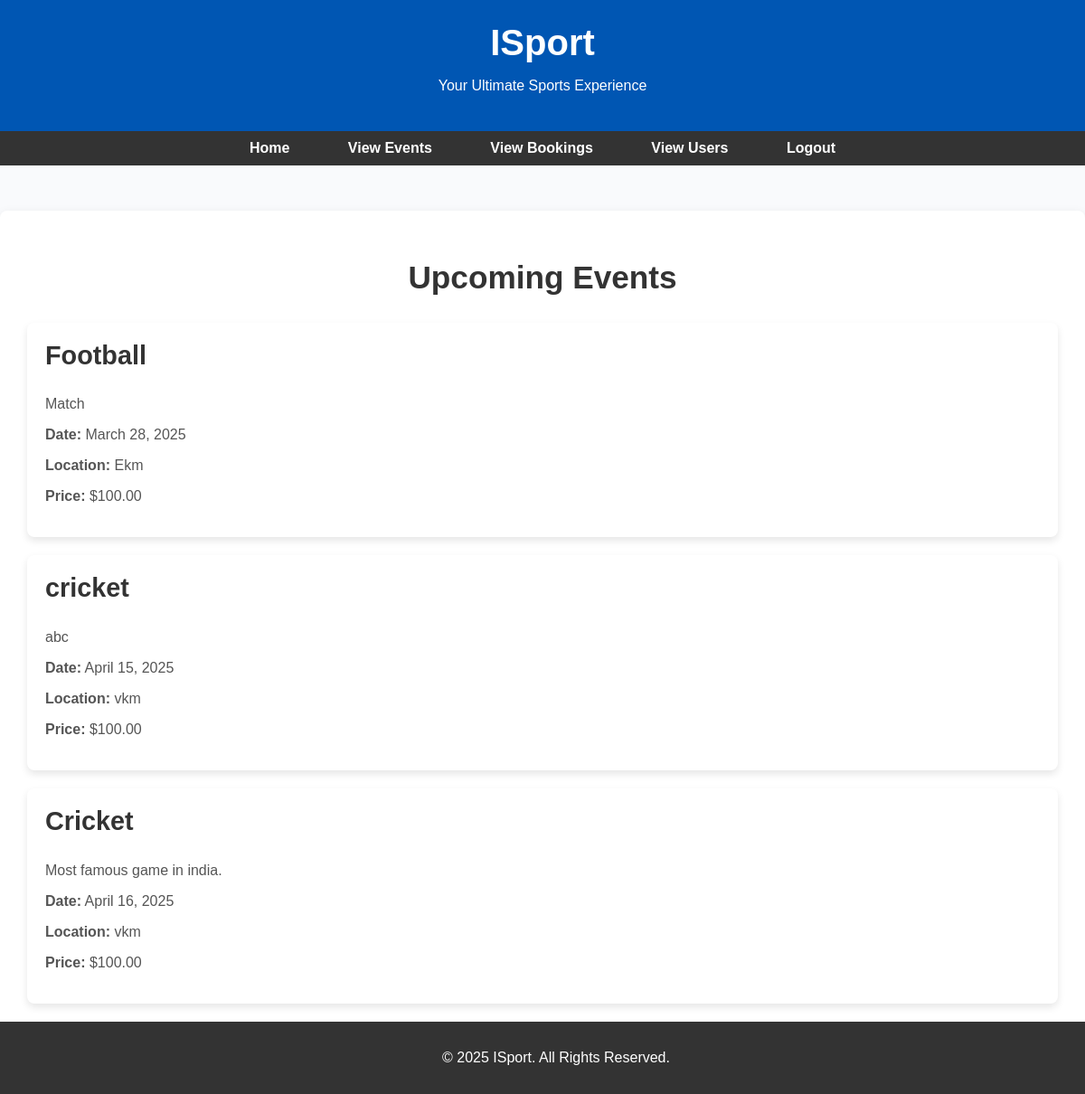
Page /adminview_events/ on the committed database.
### app/models.py (models this page shows, shortened)
class EventTickets(models.Model):
    publisher = models.ForeignKey(PublisherRegister, on_delete=models.CASCADE, related_name='events')
    title = models.CharField(max_length=255)
    description = models.TextField()
    date = models.DateField()
    location = models.CharField(max_length=255)
    price = models.DecimalField(max_digits=10, decimal_places=2)
    stock = models.PositiveIntegerField(default=0)  # New field for ticket stock

### app/views.py (the view)
# urls.py: path('adminview_events/', views.adminview_events, name='adminview_events'),
def adminview_events(request):
    events = EventTickets.objects.all()
    return render(request, 'admin/view_events.html', {'events': events})

### templates/admin/view_events.html (shortened to what this page needs)
<!DOCTYPE html>
<html lang="en">
<head>
</head>
<body>
    <header>
        <h1>ISport</h1>
        <p>Your Ultimate Sports Experience</p>
    </header>
    <nav>
        <ul>
            <li><a href="../adminhome">Home</a></li>
            <li><a href="../adminview_events">View Events</a></li>
            <li><a href="../adminbookings">View Bookings</a></li>
            <li><a href="../viewusers">View Users</a></li>
            <li><a href="../logout">Logout</a></li>
        </ul>
    </nav>
    <div class="events-container">
        <h1>Upcoming Events</h1>
        {% for event in events %}
        <div class="event-item">
            <h3>{{ event.title }}</h3>
            <p>{{ event.description }}</p>
            <div class="event-details">
                <p><strong>Date:</strong> {{ event.date }}</p>
                <p><strong>Location:</strong> {{ event.location }}</p>
                <p><strong>Price:</strong> ${{ event.price }}</p>
            </div>
        </div>
        {% empty %}
        <p>No events available at the moment.</p>
        {% endfor %}
    </div>
    <footer>
        <p>&copy; 2025 ISport. All Rights Reserved.</p>
    </footer>
</body>
</html>

### templates/admin/view_events.html (style rules this page uses)
body { font-family: 'Arial', sans-serif; background-color: #f9fafc; margin: 0; padding: 0; color: #333; }
header { background-color: #0056b3; color: white; text-align: center; padding: 25px 0; box-shadow: 0 4px 12px rgba(0, 0, 0, 0.1); }
header h1 { font-size: 2.5em; margin: 0; }
nav { background-color: #333; padding: 10px 0; text-align: center; }
nav ul { list-style-type: none; margin: 0; padding: 0; }
nav ul li { display: inline; margin: 0 15px; }
nav ul li a { color: white; text-decoration: none; font-weight: bold; font-size: 16px; padding: 10px 15px; border-radius: 5px; transition: background-color 0.3s ease; }
.events-container { max-width: 1200px; margin: 50px auto; padding: 30px; background-color: white; border-radius: 8px; box-shadow: 0 4px 12px rgba(0, 0, 0, 0.1); }
.events-container h1 { text-align: center; font-size: 2.2em; color: #333; margin-bottom: 30px; }
.event-item { background-color: #ffffff; padding: 20px; margin-bottom: 20px; border-radius: 8px; box-shadow: 0 4px 8px rgba(0, 0, 0, 0.1); transition: transform 0.3s ease, box-shadow 0.3s ease; }
.event-item h3 { font-size: 1.8em; color: #333; margin-top: 0; }
.event-item p { font-size: 16px; color: #555; }
.event-item .event-details { margin-top: 10px; font-size: 14px; color: #777; }
footer { background-color: #333; color: white; text-align: center; padding: 15px; position: fixed; bottom: 0; width: 100%; }

### rows in the picture
EventTickets: title "Football", description "Match", date "March 28, 2025", location "Ekm", price "100.00"
EventTickets: title "cricket", description "abc", date "April 15, 2025", location "vkm", price "100.00"
EventTickets: title "Cricket", description "Most famous game in india.", date "April 16, 2025", location "vkm", price "100.00"
